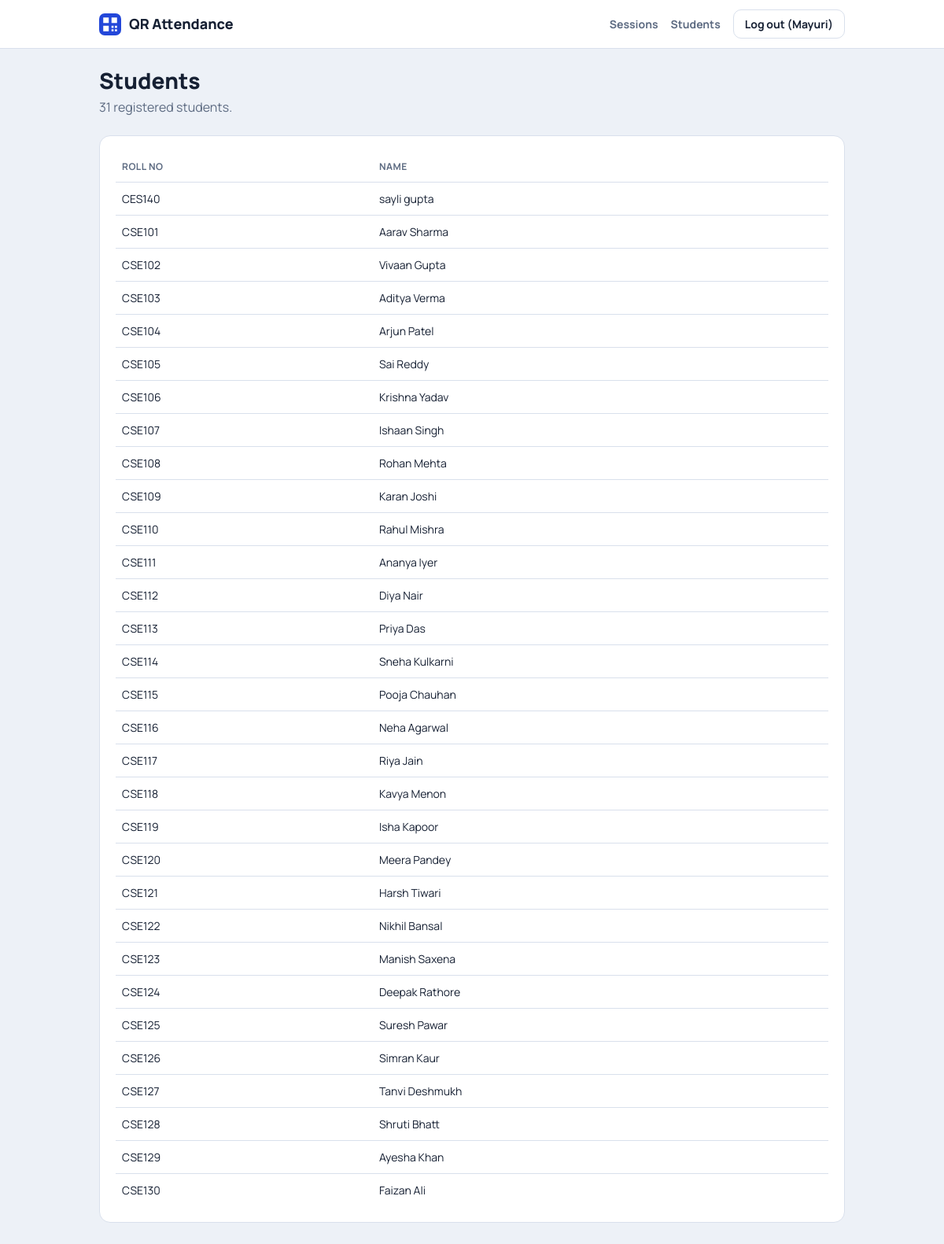
The app's page /my-students/ (signed in) with its own data.
### attendance/models.py (models this page shows, shortened)
class Student(models.Model):
    user = models.OneToOneField(User, on_delete=models.CASCADE)
    roll_no = models.CharField(max_length=20, unique=True)

### attendance/views.py (the view)
# urls.py: path('my-students/', views.student_list_faculty, name='faculty_students'),
@teacher_required
def student_list_faculty(request):
    students = Student.objects.select_related('user').order_by('roll_no')
    return render(request, 'attendance/faculty_students.html', {'students': students})

### attendance/templates/attendance/faculty_students.html (shortened to what this page needs)
{% extends 'attendance/base.html' %}
{% block content %}
<h1>Students</h1>
<p class="sub">{{ students|length }} registered student{{ students|length|pluralize }}.</p>
<div class="card scroll"><table>
  <tr><th>Roll no</th><th>Name</th></tr>
  {% for s in students %}<tr><td>{{ s.roll_no }}</td><td>{{ s.user.get_full_name|default:s.user.username }}</td></tr>
  {% empty %}<tr><td colspan="2" class="empty">No students yet.</td></tr>{% endfor %}
</table></div>
{% endblock %}

### attendance/templates/attendance/base.html (shortened to what this page needs)
<!DOCTYPE html>
<html lang="en">
<head>
</head>
<body>
  <header class="nav">
    <div class="nav-in">
      <a class="brand" href="{% url 'home' %}">
        <svg viewBox="0 0 32 32" aria-hidden="true"><rect width="32" height="32" rx="8" fill="#2347d9"/><path fill="#fff" d="M6 6h8v8H6zM18 6h8v8h-8zM6 18h8v8H6zM18 18h3v3h-3zM23 18h3v3h-3zM18 23h3v3h-3zM23 23h3v3h-3z"/></svg>
        QR Attendance
      </a>
      {% if user.is_authenticated %}
        {% if user.is_superuser %}
          <a class="link" href="{% url 'admin_home' %}">Dashboard</a>
          <a class="link" href="{% url 'faculty_list' %}">Faculty</a>
          <a class="link" href="{% url 'student_list' %}">Students</a>
          <a class="link" href="{% url 'attendance_all' %}">Attendance</a>
        {% elif user.is_staff %}
          <a class="link" href="{% url 'session_list' %}">Sessions</a>
          <a class="link" href="{% url 'faculty_students' %}">Students</a>
        {% else %}
          <a class="link" href="{% url 'my_attendance' %}">My attendance</a>
        {% endif %}
        <form method="post" action="{% url 'logout' %}">
          <button class="btn ghost">Log out ({{ user.username }})</button>
        </form>
      {% endif %}
    </div>
  </header>
  <main>
    {% block content %}{% endblock %}
  </main>
</body>
</html>

### attendance/templates/attendance/base.html (style rules this page uses)
:root { --bg:#edf1f7; --card:#fff; --ink:#162033; --muted:#5d6b82; --line:#d9e0ec; --brand:#2347d9; --brand-dark:#1a37b0; --ok:#11795a; --ok-bg:#dff5ec; --bad:#b3261e; --bad-bg:#fde8e6; --info-bg:#e4eafc; }
* { box-sizing:border-box }
body { margin:0;background:var(--bg);color:var(--ink);font-family:'Manrope',system-ui,-apple-system,'Segoe UI',Arial,sans-serif;line-height:1.5 }
a { color:var(--brand) }
.nav { background:var(--card);border-bottom:1px solid var(--line) }
.nav-in { max-width:980px;margin:0 auto;padding:12px 16px;display:flex;align-items:center;gap:16px;flex-wrap:wrap }
.brand { display:flex;align-items:center;gap:10px;font-weight:800;font-size:18px;color:var(--ink);text-decoration:none;margin-right:auto }
.brand svg { width:28px;height:28px }
.nav a.link { color:var(--muted);text-decoration:none;font-weight:700;font-size:14px }
.nav form { margin:0 }
main { max-width:980px;margin:0 auto;padding:24px 16px 48px }
h1 { font-size:28px;line-height:1.2;margin:0 0 4px;font-weight:800 }
.sub { color:var(--muted);margin:0 0 24px }
.card { background:var(--card);border:1px solid var(--line);border-radius:14px;padding:20px;margin-bottom:20px }
.btn { display:inline-block;background:var(--brand);color:#fff;border:0;border-radius:10px;padding:11px 20px;font:inherit;font-weight:700;cursor:pointer;text-decoration:none }
.btn.ghost { background:transparent;color:var(--ink);border:1px solid var(--line);padding:7px 14px;font-size:14px }
table { width:100%;border-collapse:collapse;font-size:14px }
th,td { text-align:left;padding:10px 8px;border-top:1px solid var(--line);vertical-align:middle }
th { color:var(--muted);font-size:12px;text-transform:uppercase;letter-spacing:.04em;border-top:0 }
.scroll { overflow-x:auto }

### records on screen
Student: roll_no "CES140", user.get_full_name "sayli gupta"
Student: roll_no "CSE101", user.get_full_name "Aarav Sharma"
Student: roll_no "CSE102", user.get_full_name "Vivaan Gupta"
Student: roll_no "CSE103", user.get_full_name "Aditya Verma"
Student: roll_no "CSE104", user.get_full_name "Arjun Patel"
Student: roll_no "CSE105", user.get_full_name "Sai Reddy"
Student: roll_no "CSE106", user.get_full_name "Krishna Yadav"
Student: roll_no "CSE107", user.get_full_name "Ishaan Singh"
Student: roll_no "CSE108", user.get_full_name "Rohan Mehta"
Student: roll_no "CSE109", user.get_full_name "Karan Joshi"
Student: roll_no "CSE110", user.get_full_name "Rahul Mishra"
Student: roll_no "CSE111", user.get_full_name "Ananya Iyer"
Student: roll_no "CSE112", user.get_full_name "Diya Nair"
Student: roll_no "CSE113", user.get_full_name "Priya Das"
Student: roll_no "CSE114", user.get_full_name "Sneha Kulkarni"
Student: roll_no "CSE115", user.get_full_name "Pooja Chauhan"
Student: roll_no "CSE116", user.get_full_name "Neha Agarwal"
Student: roll_no "CSE117", user.get_full_name "Riya Jain"
Student: roll_no "CSE118", user.get_full_name "Kavya Menon"
Student: roll_no "CSE119", user.get_full_name "Isha Kapoor"
Student: roll_no "CSE120", user.get_full_name "Meera Pandey"
Student: roll_no "CSE121", user.get_full_name "Harsh Tiwari"
Student: roll_no "CSE122", user.get_full_name "Nikhil Bansal"
Student: roll_no "CSE123", user.get_full_name "Manish Saxena"
Student: roll_no "CSE124", user.get_full_name "Deepak Rathore"
Student: roll_no "CSE125", user.get_full_name "Suresh Pawar"
Student: roll_no "CSE126", user.get_full_name "Simran Kaur"
Student: roll_no "CSE127", user.get_full_name "Tanvi Deshmukh"
Student: roll_no "CSE128", user.get_full_name "Shruti Bhatt"
Student: roll_no "CSE129", user.get_full_name "Ayesha Khan"
Student: roll_no "CSE130", user.get_full_name "Faizan Ali"

### other values on screen
{{ user.username }} "Mayuri"
{{ students|length }} "31"
